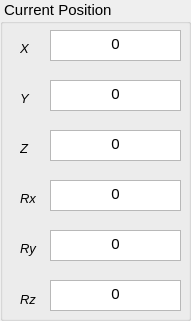
     <widget class="QGroupBox" name="groupBoxCarPulPos_3">
      <property name="geometry">
       <rect>
        <x>10</x>
        <y>540</y>
        <width>191</width>
        <height>321</height>
       </rect>
      </property>
      <property name="font">
       <font>
        <pointsize>11</pointsize>
        <weight>50</weight>
        <italic>false</italic>
        <bold>false</bold>
       </font>
      </property>
      <property name="title">
       <string> Current Position</string>
      </property>
      <widget class="QTextBrowser" name="tbCurrentPosPitch_2">
       <property name="geometry">
        <rect>
         <x>50</x>
         <y>230</y>
         <width>131</width>
         <height>31</height>
        </rect>
       </property>
       <property name="font">
        <font>
         <pointsize>11</pointsize>
         <weight>50</weight>
         <italic>false</italic>
         <bold>false</bold>
        </font>
       </property>
       <property name="html">
        <string>&lt;!DOCTYPE HTML PUBLIC &quot;-//W3C//DTD HTML 4.0//EN&quot; &quot;http://www.w3.org/TR/REC-html40/strict.dtd&quot;&gt;
&lt;html&gt;&lt;head&gt;&lt;meta name=&quot;qrichtext&quot; content=&quot;1&quot; /&gt;&lt;style type=&quot;text/css&quot;&gt;
p, li { white-space: pre-wrap; }
&lt;/style&gt;&lt;/head&gt;&lt;body style=&quot; font-family:'Ubuntu'; font-size:11pt; font-weight:400; font-style:normal;&quot;&gt;
&lt;p align=&quot;center&quot; style=&quot; margin-top:0px; margin-bottom:0px; margin-left:0px; margin-right:0px; -qt-block-indent:0; text-indent:0px;&quot;&gt;&lt;span style=&quot; font-family:'Sans Serif';&quot;&gt;0&lt;/span&gt;&lt;/p&gt;&lt;/body&gt;&lt;/html&gt;</string>
       </property>
      </widget>
      <widget class="QLabel" name="lblCurrentRy_3">
       <property name="geometry">
        <rect>
         <x>20</x>
         <y>240</y>
         <width>51</width>
         <height>16</height>
        </rect>
       </property>
       <property name="font">
        <font>
         <pointsize>10</pointsize>
         <weight>50</weight>
         <italic>true</italic>
         <bold>false</bold>
        </font>
       </property>
       <property name="text">
        <string>Ry</string>
       </property>
      </widget>
      <widget class="QLabel" name="lblCurrentRz_3">
       <property name="geometry">
        <rect>
         <x>20</x>
         <y>291</y>
         <width>51</width>
         <height>16</height>
        </rect>
       </property>
       <property name="font">
        <font>
         <pointsize>10</pointsize>
         <weight>50</weight>
         <italic>true</italic>
         <bold>false</bold>
        </font>
       </property>
       <property name="text">
        <string>Rz</string>
       </property>
      </widget>
      <widget class="QLabel" name="lblCurrentY_3">
       <property name="geometry">
        <rect>
         <x>20</x>
         <y>90</y>
         <width>21</width>
         <height>16</height>
        </rect>
       </property>
       <property name="font">
        <font>
         <pointsize>10</pointsize>
         <weight>50</weight>
         <italic>true</italic>
         <bold>false</bold>
        </font>
       </property>
       <property name="text">
        <string>Y</string>
       </property>
      </widget>
      <widget class="QLabel" name="lblCurrentRx_3">
       <property name="geometry">
        <rect>
         <x>20</x>
         <y>190</y>
         <width>41</width>
         <height>16</height>
        </rect>
       </property>
       <property name="font">
        <font>
         <pointsize>10</pointsize>
         <weight>50</weight>
         <italic>true</italic>
         <bold>false</bold>
        </font>
       </property>
       <property name="text">
        <string>Rx</string>
       </property>
      </widget>
      <widget class="QTextBrowser" name="tbCurrentPosYaw_2">
       <property name="geometry">
        <rect>
         <x>50</x>
         <y>280</y>
         <width>131</width>
         <height>31</height>
        </rect>
       </property>
       <property name="font">
        <font>
         <pointsize>11</pointsize>
         <weight>50</weight>
         <italic>false</italic>
         <bold>false</bold>
        </font>
       </property>
       <property name="html">
        <string>&lt;!DOCTYPE HTML PUBLIC &quot;-//W3C//DTD HTML 4.0//EN&quot; &quot;http://www.w3.org/TR/REC-html40/strict.dtd&quot;&gt;
&lt;html&gt;&lt;head&gt;&lt;meta name=&quot;qrichtext&quot; content=&quot;1&quot; /&gt;&lt;style type=&quot;text/css&quot;&gt;
p, li { white-space: pre-wrap; }
&lt;/style&gt;&lt;/head&gt;&lt;body style=&quot; font-family:'Ubuntu'; font-size:11pt; font-weight:400; font-style:normal;&quot;&gt;
&lt;p align=&quot;center&quot; style=&quot; margin-top:0px; margin-bottom:0px; margin-left:0px; margin-right:0px; -qt-block-indent:0; text-indent:0px;&quot;&gt;&lt;span style=&quot; font-family:'Sans Serif';&quot;&gt;0&lt;/span&gt;&lt;/p&gt;&lt;/body&gt;&lt;/html&gt;</string>
       </property>
      </widget>
      <widget class="QTextBrowser" name="tbCurrentPosZ_2">
       <property name="geometry">
        <rect>
         <x>50</x>
         <y>130</y>
         <width>131</width>
         <height>31</height>
        </rect>
       </property>
       <property name="font">
        <font>
         <pointsize>11</pointsize>
         <weight>50</weight>
         <italic>false</italic>
         <bold>false</bold>
        </font>
       </property>
       <property name="html">
        <string>&lt;!DOCTYPE HTML PUBLIC &quot;-//W3C//DTD HTML 4.0//EN&quot; &quot;http://www.w3.org/TR/REC-html40/strict.dtd&quot;&gt;
&lt;html&gt;&lt;head&gt;&lt;meta name=&quot;qrichtext&quot; content=&quot;1&quot; /&gt;&lt;style type=&quot;text/css&quot;&gt;
p, li { white-space: pre-wrap; }
&lt;/style&gt;&lt;/head&gt;&lt;body style=&quot; font-family:'Ubuntu'; font-size:11pt; font-weight:400; font-style:normal;&quot;&gt;
&lt;p align=&quot;center&quot; style=&quot; margin-top:0px; margin-bottom:0px; margin-left:0px; margin-right:0px; -qt-block-indent:0; text-indent:0px;&quot;&gt;&lt;span style=&quot; font-family:'Sans Serif';&quot;&gt;0&lt;/span&gt;&lt;/p&gt;&lt;/body&gt;&lt;/html&gt;</string>
       </property>
      </widget>
      <widget class="QLabel" name="lblCurrentZ_3">
       <property name="geometry">
        <rect>
         <x>20</x>
         <y>140</y>
         <width>21</width>
         <height>16</height>
        </rect>
       </property>
       <property name="font">
        <font>
         <pointsize>10</pointsize>
         <weight>50</weight>
         <italic>true</italic>
         <bold>false</bold>
        </font>
       </property>
       <property name="text">
        <string>Z</string>
       </property>
      </widget>
      <widget class="QTextBrowser" name="tbCurrentPosX_2">
       <property name="geometry">
        <rect>
         <x>50</x>
         <y>30</y>
         <width>131</width>
         <height>31</height>
        </rect>
       </property>
       <property name="font">
        <font>
         <pointsize>11</pointsize>
         <weight>50</weight>
         <italic>false</italic>
         <bold>false</bold>
        </font>
       </property>
       <property name="html">
        <string>&lt;!DOCTYPE HTML PUBLIC &quot;-//W3C//DTD HTML 4.0//EN&quot; &quot;http://www.w3.org/TR/REC-html40/strict.dtd&quot;&gt;
&lt;html&gt;&lt;head&gt;&lt;meta name=&quot;qrichtext&quot; content=&quot;1&quot; /&gt;&lt;style type=&quot;text/css&quot;&gt;
p, li { white-space: pre-wrap; }
&lt;/style&gt;&lt;/head&gt;&lt;body style=&quot; font-family:'Ubuntu'; font-size:11pt; font-weight:400; font-style:normal;&quot;&gt;
&lt;p align=&quot;center&quot; style=&quot; margin-top:0px; margin-bottom:0px; margin-left:0px; margin-right:0px; -qt-block-indent:0; text-indent:0px;&quot;&gt;&lt;span style=&quot; font-family:'Sans Serif';&quot;&gt;0&lt;/span&gt;&lt;/p&gt;&lt;/body&gt;&lt;/html&gt;</string>
       </property>
      </widget>
      <widget class="QLabel" name="lblCurrentX_3">
       <property name="geometry">
        <rect>
         <x>20</x>
         <y>40</y>
         <width>21</width>
         <height>16</height>
        </rect>
       </property>
       <property name="font">
        <font>
         <pointsize>10</pointsize>
         <weight>50</weight>
         <italic>true</italic>
         <bold>false</bold>
        </font>
       </property>
       <property name="text">
        <string>X</string>
       </property>
      </widget>
      <widget class="QTextBrowser" name="tbCurrentPosY_2">
       <property name="geometry">
        <rect>
         <x>50</x>
         <y>80</y>
         <width>131</width>
         <height>31</height>
        </rect>
       </property>
       <property name="font">
        <font>
         <pointsize>11</pointsize>
         <weight>50</weight>
         <italic>false</italic>
         <bold>false</bold>
        </font>
       </property>
       <property name="html">
        <string>&lt;!DOCTYPE HTML PUBLIC &quot;-//W3C//DTD HTML 4.0//EN&quot; &quot;http://www.w3.org/TR/REC-html40/strict.dtd&quot;&gt;
&lt;html&gt;&lt;head&gt;&lt;meta name=&quot;qrichtext&quot; content=&quot;1&quot; /&gt;&lt;style type=&quot;text/css&quot;&gt;
p, li { white-space: pre-wrap; }
&lt;/style&gt;&lt;/head&gt;&lt;body style=&quot; font-family:'Ubuntu'; font-size:11pt; font-weight:400; font-style:normal;&quot;&gt;
&lt;p align=&quot;center&quot; style=&quot; margin-top:0px; margin-bottom:0px; margin-left:0px; margin-right:0px; -qt-block-indent:0; text-indent:0px;&quot;&gt;&lt;span style=&quot; font-family:'Sans Serif';&quot;&gt;0&lt;/span&gt;&lt;/p&gt;&lt;/body&gt;&lt;/html&gt;</string>
       </property>
      </widget>
      <widget class="QTextBrowser" name="tbCurrentPosRoll_2">
       <property name="geometry">
        <rect>
         <x>50</x>
         <y>180</y>
         <width>131</width>
         <height>31</height>
        </rect>
       </property>
       <property name="font">
        <font>
         <pointsize>11</pointsize>
         <weight>50</weight>
         <italic>false</italic>
         <bold>false</bold>
        </font>
       </property>
       <property name="html">
        <string>&lt;!DOCTYPE HTML PUBLIC &quot;-//W3C//DTD HTML 4.0//EN&quot; &quot;http://www.w3.org/TR/REC-html40/strict.dtd&quot;&gt;
&lt;html&gt;&lt;head&gt;&lt;meta name=&quot;qrichtext&quot; content=&quot;1&quot; /&gt;&lt;style type=&quot;text/css&quot;&gt;
p, li { white-space: pre-wrap; }
&lt;/style&gt;&lt;/head&gt;&lt;body style=&quot; font-family:'Ubuntu'; font-size:11pt; font-weight:400; font-style:normal;&quot;&gt;
&lt;p align=&quot;center&quot; style=&quot; margin-top:0px; margin-bottom:0px; margin-left:0px; margin-right:0px; -qt-block-indent:0; text-indent:0px;&quot;&gt;&lt;span style=&quot; font-family:'Sans Serif';&quot;&gt;0&lt;/span&gt;&lt;/p&gt;&lt;/body&gt;&lt;/html&gt;</string>
       </property>
      </widget>
     </widget>
